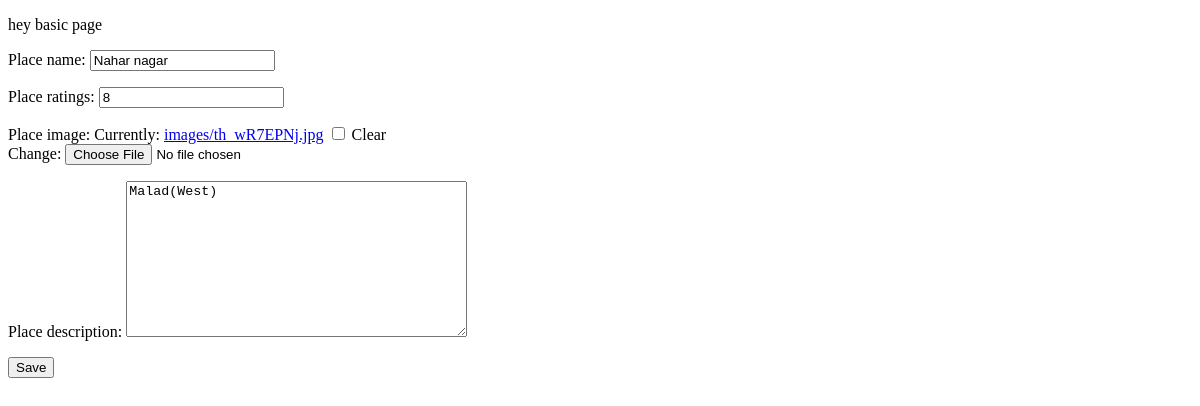
The app's page /edit/10/, older data.
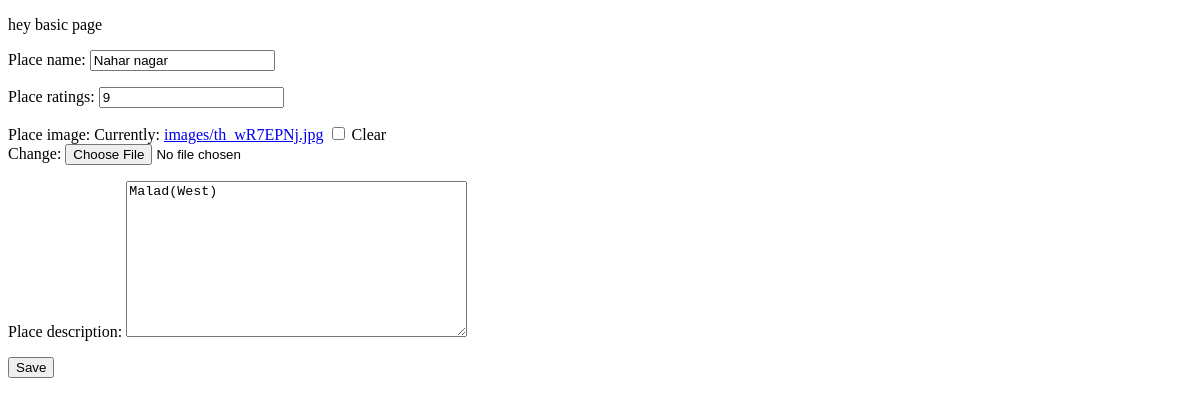
The same page, newer data.
### places/models.py (models this page shows)
class Places(models.Model):
	place_name = models.CharField(max_length=100, default="");
	place_ratings = models.IntegerField(null=True, default="")
	place_image = models.ImageField(upload_to="images/", blank=True)
	place_description = models.TextField(max_length=50, default="")

### places/views.py (the view)
# urls.py: path('edit/<int:my_id>/', edit_view),
def edit_view(request, my_id):
	o=Places.objects.get(id=my_id)
	form=Form(request.POST or None, request.FILES or None, instance=o)
	if form.is_valid():
		form.save()
	context={
	'form': form
	}
	return render(request, "edit.html", context)

### places/forms.py
class Form(forms.ModelForm):
	place_name = forms.CharField(widget=forms.TextInput(attrs={"placeholder": "Add name of the place"}))
	place_description = forms.CharField(widget=forms.Textarea(attrs={"placeholder": "Add description of the place",
																	  }))
	class Meta:
		model = Places
		fields = [
			'place_name',
			'place_ratings',
			'place_image',
			'place_description'
		]

### places/templates/edit.html (shortened to what this page needs)
{% extends 'base.html' %}
{% block content %}
<form method="POST" enctype="multipart/form-data"> {% csrf_token %}
{{ form.as_p }}
<input type="submit" value="Save" />
{% endblock %}

Row changes from the older to the newer data that the page shows:
changed Places "Nahar nagar": place_ratings "8" → "9"
